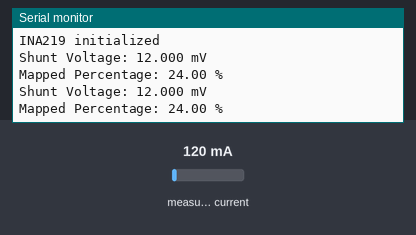
Recording of a sketch running on a simulated Arduino Uno, built with avr-gcc and run on an emulated ATmega328P. Parts: the last lines printed to the serial monitor. The inputs (shaded band) are chosen by the test bench; at power-on: measured current 120 mA.

Above: at 1.2 s.
1.3 s: measured current set to 40 mA
At 2.6 s:
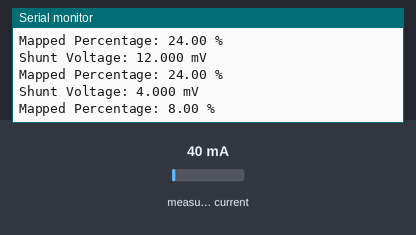
2.8 s: measured current set to 500 mA
At 3.8 s:
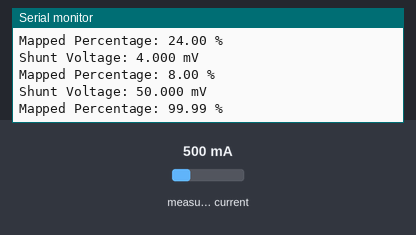
Timing chart, 0 to 5.8 s (numbered marks = the images above; inputs shaded):
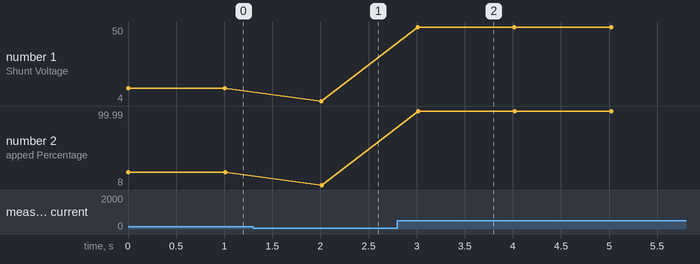

The sketch:

INA219_Shunt_Voltage.ino
```cpp
#include <Wire.h>
#include <Adafruit_INA219.h>

Adafruit_INA219 ina219;

const float max_shunt_mV = 50.0;  // Max expected shunt voltage (50 mV = 100%)

void setup() {
    Serial.begin(115200);
    while (!Serial);

    if (!ina219.begin()) {
        Serial.println("Failed to find INA219 chip");
        while (1);
    }

    Serial.println("INA219 initialized");
}

void loop() {
    float shuntVoltage = ina219.getShuntVoltage_mV();

    // Take absolute value to handle reverse current direction (e.g., battery input)
    shuntVoltage = abs(shuntVoltage);

    // Use float math for percentage calculation
    float percentage = (shuntVoltage / max_shunt_mV) * 100.0;

    // Limit percentage to avoid 250%+ errors
    percentage = constrain(percentage, 0.0, 99.99);

    Serial.print("Shunt Voltage: ");
    Serial.print(shuntVoltage, 3);
    Serial.println(" mV");

    Serial.print("Mapped Percentage: ");
    Serial.print(percentage, 2);
    Serial.println(" %");

    Serial.println();

    delay(1000);  // 1 second delay
}
```

Measured:
- after the input at 1.3 s, the serial monitor: prints a new line after 0.71 s (image 1)
- after the input at 2.8 s, the serial monitor: prints a new line after 0.21 s (image 2)
- plotted number 1: 12 → 4 after the input at 1.3 s, 4 → 50 after the input at 2.8 s
- plotted number 2: 24 → 8 after the input at 1.3 s, 8 → 99.99 after the input at 2.8 s
